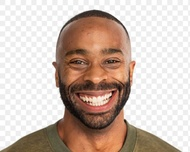
#> input picture CH 6/2/smile.jpg, 190 x 152 px, shrunk from 736 x 588 before the run
$ python 6.4.1.4.py
#> lines starting #> are read from the running program, lines starting #| are printed output that depends on the picture
import cv2
import numpy as np
from matplotlib import pyplot as plt
from scipy.ndimage import zoom
import pickle as pkl

# Load test images
smile = cv2.imread('smile.jpg')
#> smile is the input picture: shape (152, 190, 3); mean B, G, R 178.1, 188.1, 205.1
no_smile = cv2.imread('no_smile.jpg')
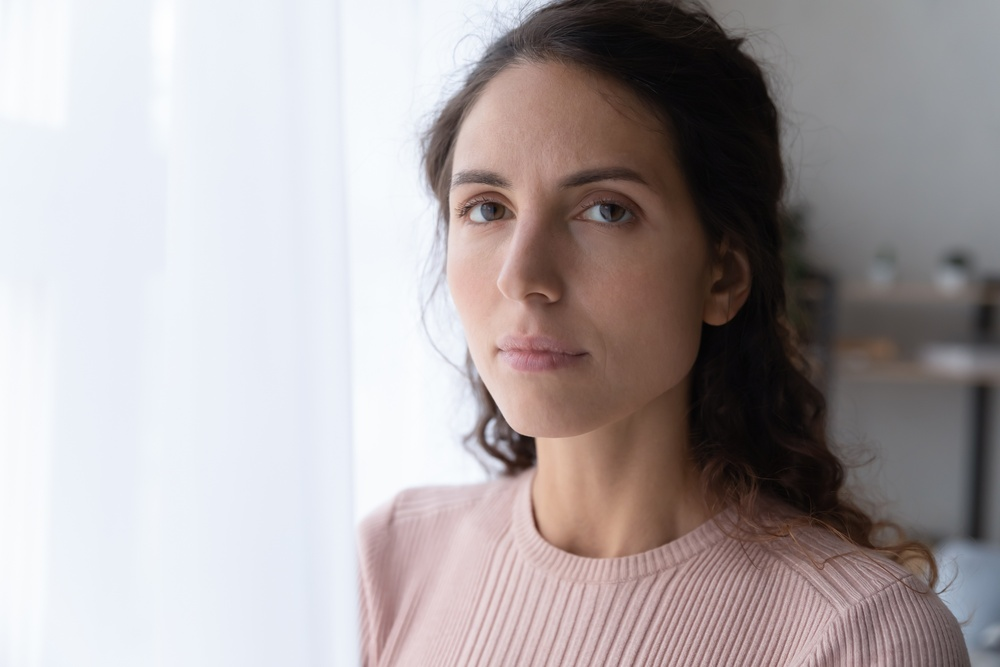
#> input picture CH 6/2/no_smile.jpg, 1000 x 667 px, shrunk from 3864 x 2576 before the run
#> no_smile is the input picture: shape (667, 1000, 3); mean B, G, R 166.2, 165, 172.4

# Load face detection classifier
cascadePath = "haarcascade_frontalface_default.xml"
faceCascade = cv2.CascadeClassifier(cascadePath)

# Detect faces in smile image
gray_smile = cv2.cvtColor(smile, cv2.COLOR_BGR2GRAY)
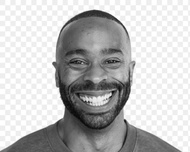
#> gray_smile: shape (152, 190); min 9, max 255, mean 192.1
faces_smile = faceCascade.detectMultiScale(gray_smile, scaleFactor=1.1, minNeighbors=6, minSize=(100, 100))
#> faces_smile = [[43, 20, 102, 102]]

# Visualize detected faces
fig, ax = plt.subplots()
ax.imshow(gray_smile, cmap='gray')
for (x_smile, y_smile, w_smile, h_smile) in faces_smile:
    ax.add_artist(plt.Rectangle((x_smile, y_smile), w_smile, h_smile, fill=False, lw=3, color='green'))
#> this loop made 1 pass
ax.axis('off')
plt.show()
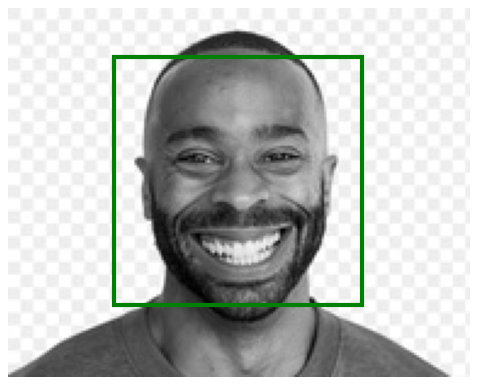
#> figure drawn by matplotlib, 1 panel

# Select face portion from the smile image
face_smile = gray_smile[y_smile:y_smile+h_smile, x_smile:x_smile+w_smile]
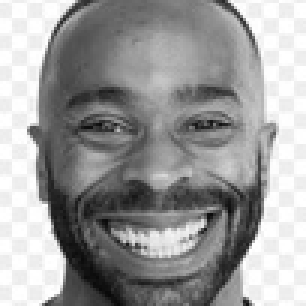
#> face_smile: shape (102, 102) (shown 3 times larger); min 9, max 255, mean 155

# Detect faces in no_smile image
gray_no_smile = cv2.cvtColor(no_smile, cv2.COLOR_BGR2GRAY)
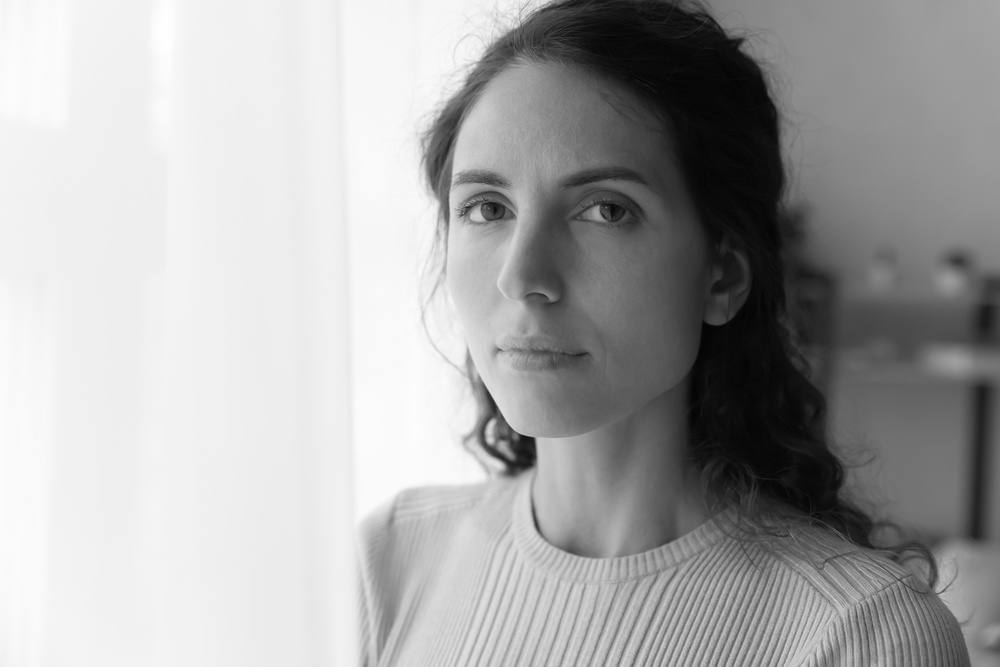
#> gray_no_smile: shape (667, 1000); min 1, max 255, mean 167.4
faces_no_smile = faceCascade.detectMultiScale(gray_no_smile, scaleFactor=1.1, minNeighbors=6, minSize=(100, 100))
#> faces_no_smile = [[394, 91, 295, 295]]

# Visualize detected faces
fig, ax = plt.subplots()
ax.imshow(gray_no_smile, cmap='gray')
for (x_no_smile, y_no_smile, w_no_smile, h_no_smile) in faces_no_smile:
    ax.add_artist(plt.Rectangle((x_no_smile, y_no_smile), w_no_smile, h_no_smile, fill=False, lw=3, color='red'))
#> this loop made 1 pass
ax.axis('off')
plt.show()
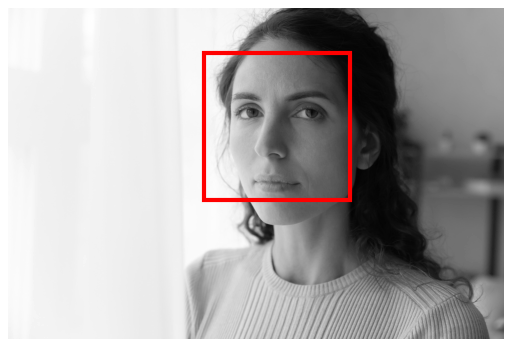
#> figure drawn by matplotlib, 1 panel
